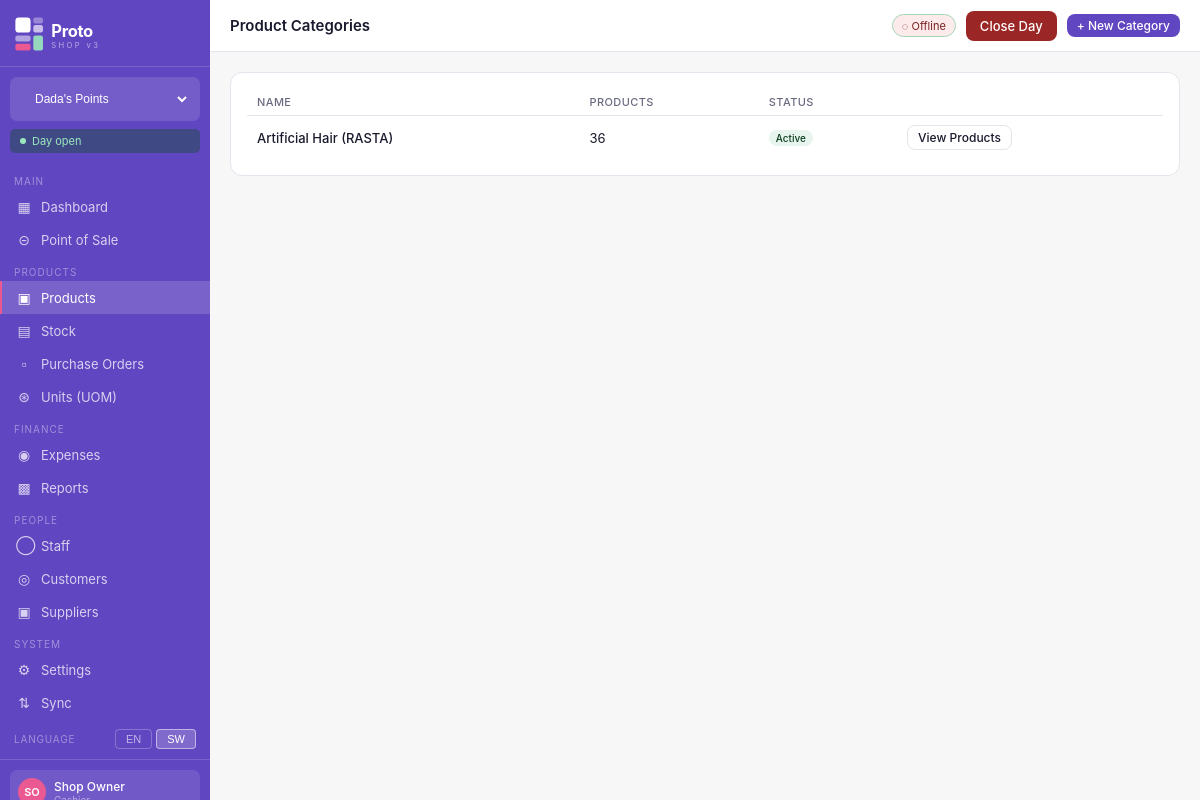
/products/categories/ (signed in), run on the app's committed database.
### shops/models.py (models this page shows, shortened)
class Shop(models.Model):
    SHOP_TYPE_CHOICES = [
        ('handbags', 'Handbags'),
        ('hair', 'Hair Products'),
        ('home', 'Home Supplies'),
        ('other', 'Other'),
    ]
    name = models.CharField(max_length=100)
    shop_type = models.CharField(max_length=20, choices=SHOP_TYPE_CHOICES)
    address = models.TextField(blank=True)
    phone = models.CharField(max_length=20, blank=True)
    is_active = models.BooleanField(default=True)
    created_at = models.DateTimeField(auto_now_add=True)
    class Meta:
        ordering = ['name']

class UserShopAccess(models.Model):
    ROLE_CHOICES = [
        ('owner', 'Owner'),
        ('admin', 'Admin'),
        ('cashier', 'Cashier'),
    ]
    user = models.ForeignKey(User, on_delete=models.CASCADE, related_name='shop_access')
    shop = models.ForeignKey(Shop, on_delete=models.CASCADE, related_name='user_access')
    role = models.CharField(max_length=20, choices=ROLE_CHOICES, default='cashier')
    is_active = models.BooleanField(default=True)
    class Meta:
        unique_together = ('user', 'shop')

### products/models.py (models this page shows, shortened)
class Category(models.Model):
    name = models.CharField(max_length=100)
    slug = models.SlugField(unique=True)
    shop = models.ForeignKey(Shop, on_delete=models.CASCADE, related_name='categories', null=True, blank=True)
    description = models.TextField(blank=True)
    is_active = models.BooleanField(default=True)
    created_at = models.DateTimeField(auto_now_add=True)
    class Meta:
        verbose_name_plural = 'categories'
        ordering = ['name']

### products/views.py (the view)
# urls.py: path('categories/', views.category_list, name='categories'),
@login_required
def category_list(request):
    shop = get_current_shop(request)
    categories = Category.objects.filter(shop=shop).prefetch_related('products')
    return render(request, 'products/categories.html', {
        'categories': categories, 'shop': shop})

### products/views.py (called while the page is built)
def get_current_shop(request):
    shop_id = request.session.get('current_shop_id')
    return Shop.objects.filter(id=shop_id).first() if shop_id else None

### shops/models.py (called while the page is built)
    @property
    def is_open(self):
        return self.status == 'open'

### templates/products/categories.html (shortened to what this page needs)
{% extends "base.html" %}
{% block page_title %}Product Categories{% endblock %}
{% block topbar_actions %}<a href="{% url 'products:category_create' %}" class="btn btn-primary btn-sm">+ New Category</a>{% endblock %}
{% block content %}
<div class="card">
  <table>
    <thead><tr><th>Name</th><th>Products</th><th>Status</th><th></th></tr></thead>
    <tbody>
      {% for c in categories %}
      <tr>
        <td style="font-weight:500">{{ c.name }}</td>
        <td>{{ c.products.count }}</td>
        <td>{% if c.is_active %}<span class="badge badge-green">Active</span>{% else %}<span class="badge badge-red">Inactive</span>{% endif %}</td>
        <td><a href="{% url 'products:list' %}?category={{ c.slug }}" class="btn btn-outline btn-sm">View Products</a></td>
      </tr>
      {% empty %}
      <tr><td colspan="4" style="text-align:center;padding:24px;color:#6b6b80">No categories yet. <a href="{% url 'products:category_create' %}">Create one</a></td></tr>
      {% endfor %}
    </tbody>
  </table>
</div>
{% endblock %}

### templates/base.html (shortened to what this page needs)
<!DOCTYPE html>
<html lang="en">
<head>
  <link rel="stylesheet" href="/static/css/proto.css">
</head>
<body>
<div class="app-layout">
  <aside class="sidebar">
    <div class="sidebar-logo">
      <a href="{% url 'dashboard' %}" style="display:flex;align-items:center;padding:2px 0;">
        <img src="/static/img/logo-white.svg" alt="Proto v3" style="height:36px;width:auto;">
      </a>
    </div>
    {% if all_accessible_shops %}
    <form method="post" action="{% url 'switch_shop' %}" class="shop-switcher">
      <select name="shop_id" onchange="this.form.submit()">
        {% for access in all_accessible_shops %}
          <option value="{{ access.shop.id }}"
            {% if access.shop.id == current_shop.id %}selected{% endif %}>
            {{ access.shop.name }}
          </option>
        {% endfor %}
      </select>
    </form>
    {% endif %}
    <div class="day-badge {% if day_is_open %}day-open{% else %}day-closed{% endif %}">
      <span class="day-dot"></span>
      {% if day_is_open %}Day open{% else %}Day closed{% endif %}
    </div>
    <nav class="sidebar-nav">
      <div class="nav-section">Main</div>
      <a href="{% url 'dashboard' %}" class="nav-item {% if request.resolver_match.url_name == 'dashboard' %}active{% endif %}">
        <span class="nav-icon">&#9638;</span> Dashboard
      </a>
      <a href="{% url 'pos:index' %}" class="nav-item {% if 'pos' in request.resolver_match.namespace %}active{% endif %}">
        <span class="nav-icon">&#8861;</span> Point of Sale
      </a>
      <div class="nav-section">Products</div>
      <a href="{% url 'products:list' %}" class="nav-item {% if request.resolver_match.namespace == 'products' %}active{% endif %}">
        <span class="nav-icon">&#9635;</span> Products
      </a>
      <a href="{% url 'stock:list' %}" class="nav-item {% if request.resolver_match.namespace == 'stock' %}active{% endif %}">
        <span class="nav-icon">&#9636;</span> Stock
      </a>
      <a href="{% url 'purchases:list' %}" class="nav-item {% if request.resolver_match.namespace == 'purchases' %}active{% endif %}">
        <span class="nav-icon">&#9643;</span> Purchase Orders
      </a>
      <a href="{% url 'units:list' %}" class="nav-item {% if request.resolver_match.namespace == 'units' %}active{% endif %}">
        <span class="nav-icon">&#8859;</span> Units (UOM)
      </a>
      <div class="nav-section">Finance</div>
      <a href="{% url 'expenses:list' %}" class="nav-item {% if request.resolver_match.namespace == 'expenses' %}active{% endif %}">
        <span class="nav-icon">&#9673;</span> Expenses
      </a>
      <a href="{% url 'reports:dashboard' %}" class="nav-item {% if request.resolver_match.namespace == 'reports' %}active{% endif %}">
        <span class="nav-icon">&#9641;</span> Reports
      </a>
      <div class="nav-section">People</div>
      <a href="{% url 'staff:list' %}" class="nav-item {% if request.resolver_match.namespace == 'staff' %}active{% endif %}">
        <span class="nav-icon">&#9711;</span> Staff
      </a>
      <a href="{% url 'customers:list' %}" class="nav-item {% if request.resolver_match.namespace == 'customers' %}active{% endif %}">
        <span class="nav-icon">&#9678;</span> Customers
      </a>
      <a href="{% url 'purchases:suppliers' %}" class="nav-item {% if request.resolver_match.url_name == 'suppliers' or request.resolver_match.url_name == 'supplier_create' %}active{% endif %}">
        <span class="nav-icon">&#9635;</span> Suppliers
      </a>
      <div class="nav-section">System</div>
      <a href="{% url 'settings:index' %}" class="nav-item {% if request.resolver_match.namespace == 'settings' %}active{% endif %}">
        <span class="nav-icon">&#9881;</span> Settings
      </a>
      <a href="{% url 'sync_engine:dashboard' %}" class="nav-item {% if request.resolver_match.namespace == 'sync_engine' %}active{% endif %}">
        <span class="nav-icon">&#8645;</span> Sync
      </a>
      <div class="nav-lang">
        <span class="nav-lang-label">Language</span>
        <div class="nav-lang-btns">
          <form method="post" action="{% url 'settings:change_language' %}" style="display:inline">
            <button type="submit" class="lang-btn {% if request.LANGUAGE_CODE == 'en' %}lang-active{% endif %}">EN</button>
          </form>
          <form method="post" action="{% url 'settings:change_language' %}" style="display:inline">
            <button type="submit" class="lang-btn {% if request.LANGUAGE_CODE != 'en' %}lang-active{% endif %}">SW</button>
          </form>
        </div>
      </div>
    </nav>
    <div class="sidebar-footer">
      <div class="user-chip">
        <div class="user-avatar">{{ request.user.first_name.0|default:request.user.username.0|upper }}{{ request.user.last_name.0|upper }}</div>
        <div>
          <div class="user-name">{{ request.user.get_full_name|default:request.user.username }}</div>
          <div class="user-role">{{ current_role|capfirst }}</div>
        </div>
      </div>
    </div>
  </aside>
  <div class="main-area">
    <header class="topbar">
      <div class="topbar-left">
        <h1 class="page-title">{% block page_title %}Dashboard{% endblock %}</h1>
      </div>
      <div class="topbar-right">
        <span class="sync-badge" id="sync-indicator" title="Click to sync">&#9679; Online</span>
        {% if day_is_open %}
          <a href="#" class="btn btn-danger" onclick="showCloseDayModal(); return false;">Close Day</a>
        {% else %}
          <a href="#" class="btn btn-success" onclick="showOpenDayModal(); return false;">Open Day</a>
        {% endif %}
        {% block topbar_actions %}{% endblock %}
      </div>
    </header>
    <main class="page-content">
      {% block content %}{% endblock %}
    </main>
  </div>
</div>
</body>
</html>

### data on the page
Shop: shop_id "Dada's Points"
Category: name "Artificial Hair (RASTA)", products.count "36", is_active "Active"

### other printed values
{{ request.user.first_name.0|default:request.user.username.0|upper }} "S"
{{ request.user.last_name.0|upper }} "O"
{{ request.user.get_full_name|default:request.user.username }} "Shop Owner"
